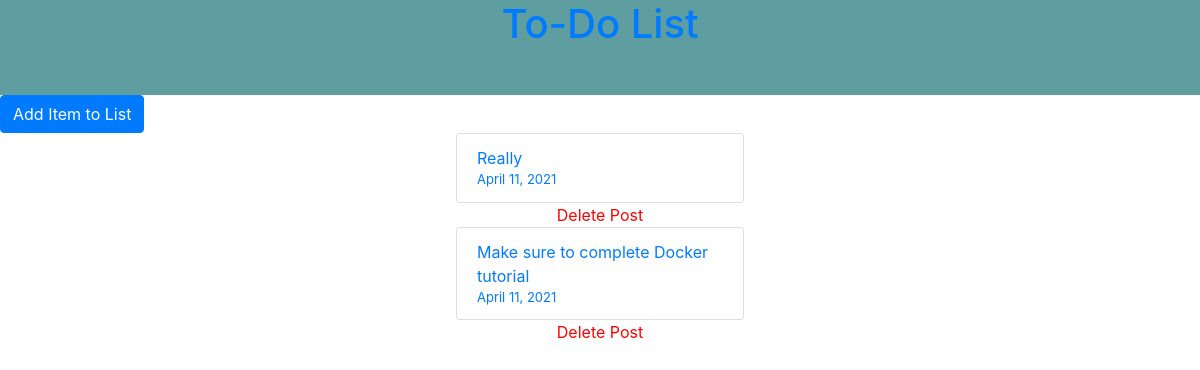
Before: / with the older database file.
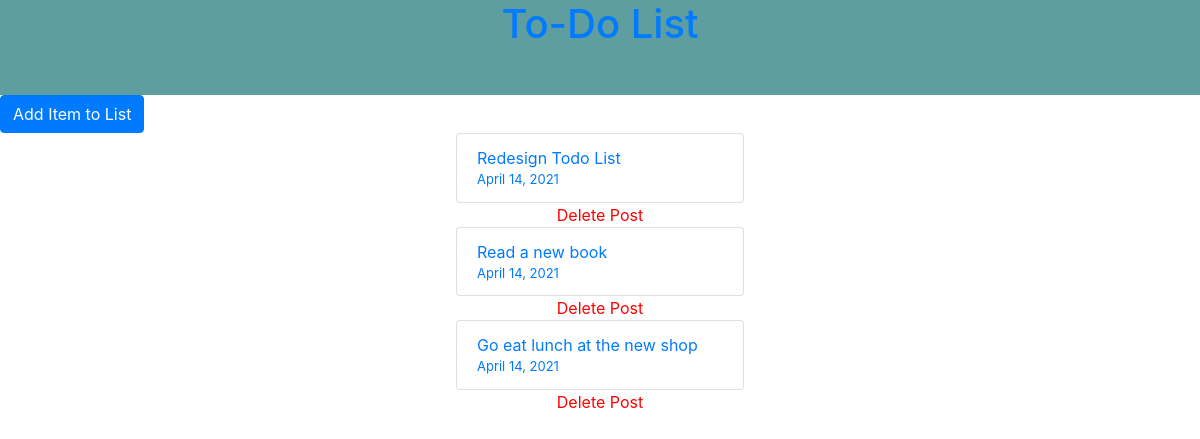
After: the same page with the newer database file.
### list/models.py (models this page shows, shortened)
class List(models.Model):
    title = models.CharField(max_length=250, default='')
    date_created = models.DateField(auto_now_add=True, null=True, blank=True)

### list/views.py (the view)
# urls.py: path('', HomePageView.as_view(), name='home'),
class HomePageView(ListView):
    model = List
    context_object_name = 'all_posts_list'
    template_name = 'home.html'

### templates/home.html
{% extends 'base.html' %}
{% block content %}
   <span class="navigation" xmlns="http://www.w3.org/1999/html">
     <nav>
         <a href="{% url 'post_new' %}" button type="button" class="btn btn-primary">Add Item to List</button></a>
     </nav>
   </span>
 {% for list in all_posts_list %}
    <div class="card" style="width: 18rem;">
      <ul class="list-group list-group-flush">
      <a href="{% url 'post_detail' list.pk %}" li class="list-group-item">{{ list.title }} <br><font size="2">{{list.date_created}}</font> </li></a>
      </ul>
    </div>
   <div class="delete">
         <a href="{% url 'delete' list.id %}">Delete Post</a><br>
   </div>
 {% endfor %}
 {% endblock content %}

### templates/base.html (shortened to what this page needs)
     {% load static %}
     <link href="{% static 'css/base.css' %}" rel="stylesheet">
  <link rel="stylesheet" href="https://maxcdn.bootstrapcdn.com/bootstrap/4.0.0/css/bootstrap.min.css"
>
    <html>
      <body>
        <header>
           <h1><a href="{% url 'home' %}">To-Do List</a></h1>
        </header>
      <div>
         {% block content %}
         {% endblock content %}
      </div>
     </body>
    </html>

### static/css/base.css (style rules this page uses)
body { background: #FAEBD7 ; }
header { background: #5F9EA0; height:95px; font-size: 15px; text-align: center; }
.navigation { list-style-type: none; text-align: left; padding: 0; margin: 0; font-size: 25px; }
.card { background-color: lightgrey; margin: auto; text-align: left; overflow: hidden; }
.delete { margin: 0; padding: 0; text-align:center; }
.delete a { color: red; }

Changed rows visible on the page:
removed List: title "Really", date_created "April 11, 2021"
removed List: title "Make sure to complete Docker tutorial", date_created "April 11, 2021"
added List: title "Redesign Todo List", date_created "April 14, 2021"
added List: title "Read a new book", date_created "April 14, 2021"
added List: title "Go eat lunch at the new shop", date_created "April 14, 2021"
